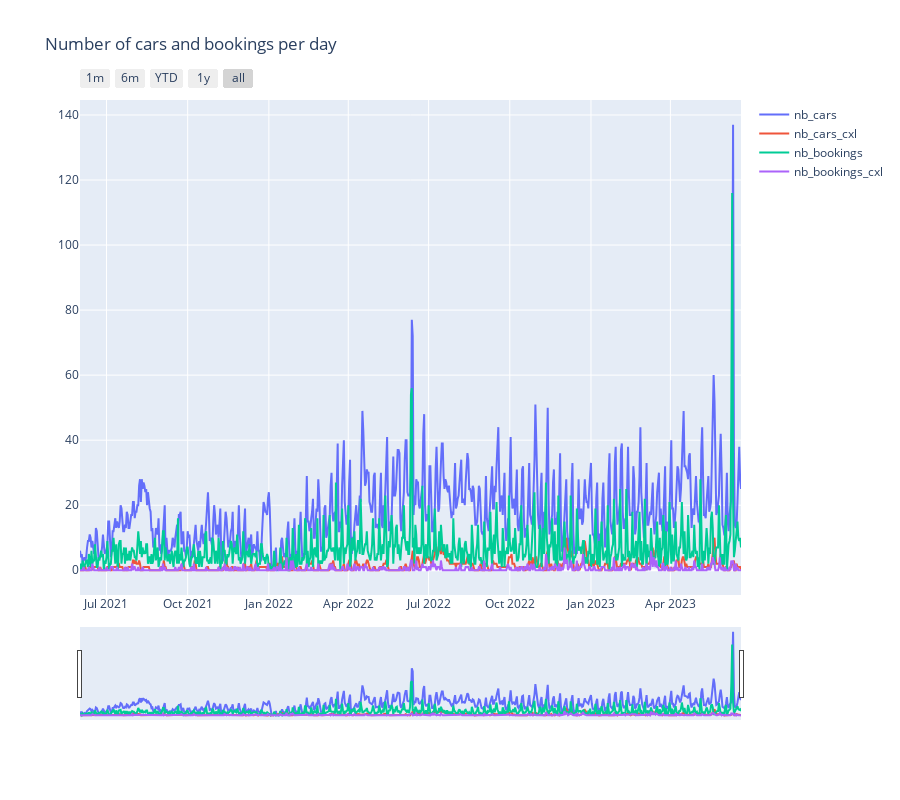

Here is the notebook cell this chart was saved with:
### Code cell
# Convert 'date' column to datetime data type
df_days['date'] = pd.to_datetime(df_days['date'])

# Reshape the DataFrame using melt
df_melted = df_days.melt(id_vars='date', value_vars=['nb_cars', 'nb_cars_cxl', 'nb_bookings', 'nb_bookings_cxl'])

# Create the line plot
fig = go.Figure()

# Add traces for each variable
for variable in ['nb_cars', 'nb_cars_cxl', 'nb_bookings', 'nb_bookings_cxl']:
    fig.add_trace(go.Scatter(
        x=df_melted['date'],
        y=df_melted[df_melted['variable'] == variable]['value'],
        name=variable
    ))

# Add range slider and selectors
fig.update_layout(
    xaxis=dict(
        rangeselector=dict(
            buttons=list([
                dict(count=1, label="1m", step="month", stepmode="backward"),
                dict(count=6, label="6m", step="month", stepmode="backward"),
                dict(count=1, label="YTD", step="year", stepmode="todate"),
                dict(count=1, label="1y", step="year", stepmode="backward"),
                dict(step="all")
            ])
        ),
        rangeslider=dict(visible=True)
    ),
    title="Number of cars and bookings per day"
)

# Set the height of the plot
fig.update_layout(height=800)

# Show the graph
fig.show()

### Figure 1 — Plotly figure (JSON) as saved in the notebook; plotly's stock layout.template omitted (floating-point values rounded to 4 significant figures; data arrays with more than 128 entries replaced by an {"elided": "..."} marker saying what was removed)
{"data": [{"name": "nb_cars", "type": "scatter", "x": {"elided": "3000 str values"}, "y": {"elided": "750 int values"}}, {"name": "nb_cars_cxl", "type": "scatter", "x": {"elided": "3000 str values"}, "y": {"elided": "750 int values"}}, {"name": "nb_bookings", "type": "scatter", "x": {"elided": "3000 str values"}, "y": {"elided": "750 int values"}}, {"name": "nb_bookings_cxl", "type": "scatter", "x": {"elided": "3000 str values"}, "y": {"elided": "750 int values"}}], "layout": {"height": 800, "title": {"text": "Number of cars and bookings per day"}, "xaxis": {"rangeselector": {"buttons": [{"count": 1, "label": "1m", "step": "month", "stepmode": "backward"}, {"count": 6, "label": "6m", "step": "month", "stepmode": "backward"}, {"count": 1, "label": "YTD", "step": "year", "stepmode": "todate"}, {"count": 1, "label": "1y", "step": "year", "stepmode": "backward"}, {"step": "all"}]}, "rangeslider": {"visible": true}}}}
